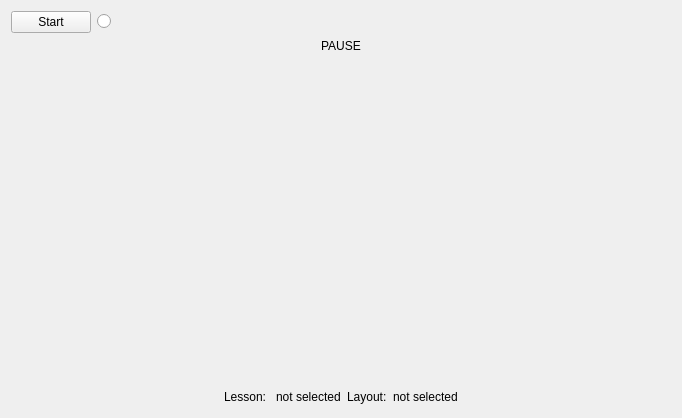
<?xml version="1.0" encoding="UTF-8"?>
<ui version="4.0">
 <class>Stamina</class>
 <widget class="QMainWindow" name="Stamina">
  <property name="geometry">
   <rect>
    <x>0</x>
    <y>0</y>
    <width>682</width>
    <height>418</height>
   </rect>
  </property>
  <property name="windowTitle">
   <string notr="true">QStamina</string>
  </property>
  <property name="windowIcon">
   <iconset resource="res.qrc">
    <normaloff>:/images/icon</normaloff>:/images/icon</iconset>
  </property>
  <property name="locale">
   <locale language="English" country="UnitedStates"/>
  </property>
  <widget class="QWidget" name="centralWidget">
   <layout class="QVBoxLayout" name="verticalLayout">
    <item>
     <layout class="QHBoxLayout" name="horizontalLayout_3">
      <item>
       <widget class="QPushButton" name="pushButton">
        <property name="focusPolicy">
         <enum>Qt::NoFocus</enum>
        </property>
        <property name="locale">
         <locale language="English" country="UnitedStates"/>
        </property>
        <property name="text">
         <string>Start</string>
        </property>
       </widget>
      </item>
      <item>
       <widget class="QRadioButton" name="radioButton">
        <property name="focusPolicy">
         <enum>Qt::NoFocus</enum>
        </property>
        <property name="text">
         <string/>
        </property>
       </widget>
      </item>
      <item>
       <spacer name="horizontalSpacer">
        <property name="locale">
         <locale language="English" country="UnitedStates"/>
        </property>
        <property name="orientation">
         <enum>Qt::Horizontal</enum>
        </property>
        <property name="sizeHint" stdset="0">
         <size>
          <width>40</width>
          <height>20</height>
         </size>
        </property>
       </spacer>
      </item>
      <item>
       <widget class="QLabel" name="lblTimer">
        <property name="locale">
         <locale language="English" country="UnitedStates"/>
        </property>
        <property name="text">
         <string/>
        </property>
        <property name="alignment">
         <set>Qt::AlignRight|Qt::AlignTrailing|Qt::AlignVCenter</set>
        </property>
       </widget>
      </item>
     </layout>
    </item>
    <item>
     <widget class="QLabel" name="pause_Label">
      <property name="text">
       <string>PAUSE</string>
      </property>
      <property name="alignment">
       <set>Qt::AlignCenter</set>
      </property>
     </widget>
    </item>
    <item>
     <widget class="QFrame" name="frameTextField">
      <property name="sizePolicy">
       <sizepolicy hsizetype="Preferred" vsizetype="Expanding">
        <horstretch>0</horstretch>
        <verstretch>0</verstretch>
       </sizepolicy>
      </property>
      <property name="styleSheet">
       <string notr="true">border: 0px;</string>
      </property>
      <property name="locale">
       <locale language="English" country="UnitedStates"/>
      </property>
      <property name="frameShape">
       <enum>QFrame::StyledPanel</enum>
      </property>
      <property name="frameShadow">
       <enum>QFrame::Plain</enum>
      </property>
      <property name="lineWidth">
       <number>3</number>
      </property>
      <property name="midLineWidth">
       <number>0</number>
      </property>
     </widget>
    </item>
    <item>
     <layout class="QHBoxLayout" name="horizontalLayout_2">
      <item>
       <spacer name="horizontalSpacer_4">
        <property name="orientation">
         <enum>Qt::Horizontal</enum>
        </property>
        <property name="sizeHint" stdset="0">
         <size>
          <width>40</width>
          <height>20</height>
         </size>
        </property>
       </spacer>
      </item>
      <item>
       <widget class="QLabel" name="lblLessonTitle">
        <property name="locale">
         <locale language="English" country="UnitedStates"/>
        </property>
        <property name="text">
         <string>Lesson: </string>
        </property>
       </widget>
      </item>
      <item>
       <widget class="QLabel" name="lblLesson">
        <property name="locale">
         <locale language="English" country="UnitedStates"/>
        </property>
        <property name="text">
         <string>not selected</string>
        </property>
       </widget>
      </item>
      <item>
       <widget class="QLabel" name="lblLayoutTitle">
        <property name="locale">
         <locale language="English" country="UnitedStates"/>
        </property>
        <property name="text">
         <string>Layout:</string>
        </property>
       </widget>
      </item>
      <item>
       <widget class="QLabel" name="lblLayout">
        <property name="locale">
         <locale language="English" country="UnitedStates"/>
        </property>
        <property name="text">
         <string>not selected</string>
        </property>
       </widget>
      </item>
      <item>
       <spacer name="horizontalSpacer_5">
        <property name="orientation">
         <enum>Qt::Horizontal</enum>
        </property>
        <property name="sizeHint" stdset="0">
         <size>
          <width>40</width>
          <height>20</height>
         </size>
        </property>
       </spacer>
      </item>
     </layout>
    </item>
   </layout>
  </widget>
 </widget>
 <layoutdefault spacing="6" margin="11"/>
 <resources>
  <include location="res.qrc"/>
 </resources>
 <connections/>
</ui>
